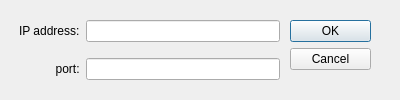
<?xml version="1.0" encoding="UTF-8"?>
<ui version="4.0">
 <class>ServerConfig</class>
 <widget class="QDialog" name="ServerConfig">
  <property name="geometry">
   <rect>
    <x>0</x>
    <y>0</y>
    <width>400</width>
    <height>100</height>
   </rect>
  </property>
  <property name="windowTitle">
   <string>Dialog</string>
  </property>
  <widget class="QDialogButtonBox" name="buttonBox">
   <property name="geometry">
    <rect>
     <x>290</x>
     <y>20</y>
     <width>81</width>
     <height>241</height>
    </rect>
   </property>
   <property name="orientation">
    <enum>Qt::Vertical</enum>
   </property>
   <property name="standardButtons">
    <set>QDialogButtonBox::Cancel|QDialogButtonBox::Ok</set>
   </property>
  </widget>
  <widget class="QWidget" name="verticalLayoutWidget">
   <property name="geometry">
    <rect>
     <x>19</x>
     <y>10</y>
     <width>261</width>
     <height>80</height>
    </rect>
   </property>
   <layout class="QVBoxLayout" name="verticalLayout_5">
    <item>
     <layout class="QHBoxLayout" name="horizontalLayout_5">
      <item>
       <widget class="QLabel" name="label">
        <property name="text">
         <string>IP address:</string>
        </property>
       </widget>
      </item>
      <item>
       <widget class="QLineEdit" name="lineEdit"/>
      </item>
     </layout>
    </item>
    <item>
     <layout class="QHBoxLayout" name="horizontalLayout_6">
      <item>
       <widget class="QLabel" name="label_2">
        <property name="text">
         <string>           port:</string>
        </property>
       </widget>
      </item>
      <item>
       <widget class="QLineEdit" name="lineEdit_2"/>
      </item>
     </layout>
    </item>
   </layout>
  </widget>
 </widget>
 <resources/>
 <connections>
  <connection>
   <sender>buttonBox</sender>
   <signal>rejected()</signal>
   <receiver>ServerConfig</receiver>
   <slot>reject()</slot>
   <hints>
    <hint type="sourcelabel">
     <x>316</x>
     <y>260</y>
    </hint>
    <hint type="destinationlabel">
     <x>286</x>
     <y>274</y>
    </hint>
   </hints>
  </connection>
  <connection>
   <sender>buttonBox</sender>
   <signal>accepted()</signal>
   <receiver>ServerConfig</receiver>
   <slot>accept()</slot>
   <hints>
    <hint type="sourcelabel">
     <x>248</x>
     <y>254</y>
    </hint>
    <hint type="destinationlabel">
     <x>157</x>
     <y>274</y>
    </hint>
   </hints>
  </connection>
 </connections>
</ui>
